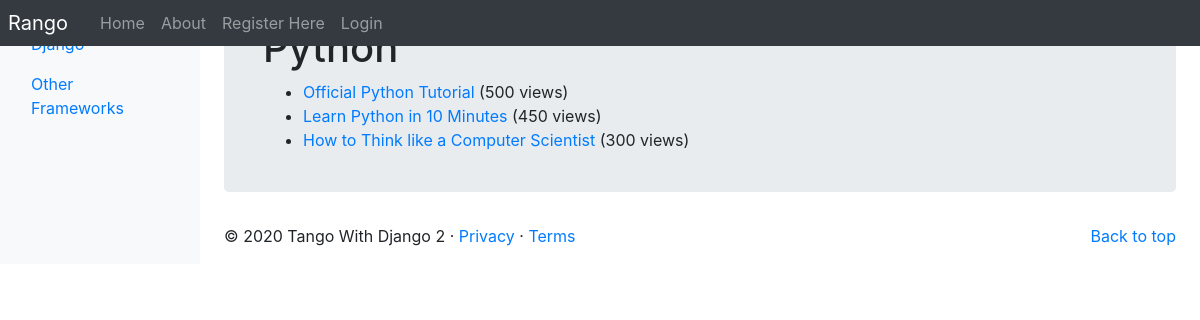
The app's page /rango/category/python/, older data.
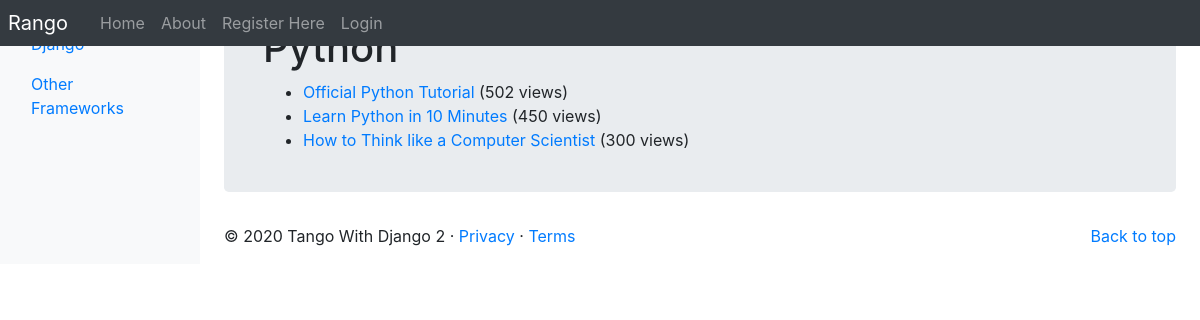
The same page, newer data.
### rango/models.py (models this page shows, shortened)
class Page(models.Model):
    TITLE_MAX_LENGTH = 128
    URL_MAX_LENGTH = 200
    category = models.ForeignKey(Category, on_delete=models.CASCADE)
    title = models.CharField(max_length=TITLE_MAX_LENGTH)
    url = models.URLField()
    views = models.IntegerField(default=0)
    last_visit = models.DateTimeField(default=timezone.now)
    click_count = models.IntegerField(default=0)  # Add click count field
    class Meta:
        verbose_name_plural = 'pages'

### rango/views.py (the view, shortened to what this page needs)
# urls.py: path('category/<category_name_slug>/', ShowCategoryView.as_view(), name='show_category'),
class ShowCategoryView(View):
    def get_context_data(self, category_name_slug):
        context_dict = {}
        try:
            category = Category.objects.get(slug=category_name_slug)
            pages = Page.objects.filter(category=category).order_by('-views')
            context_dict['pages'] = pages
            context_dict['category'] = category
        except Category.DoesNotExist:
            context_dict['category'] = None
            context_dict['pages'] = None
        return context_dict
    def get(self, request, category_name_slug):
        context_dict = self.get_context_data(category_name_slug)
        return render(request, 'rango/category.html', context_dict)

### rango/templatetags/rango_template_tags.py (called while the page is built)
@register.inclusion_tag('rango/categories.html')
def get_category_list(current_category=None):
    return {'categories': Category.objects.all(),
            'current_category': current_category}

### templates/rango/category.html (shortened to what this page needs)
{% extends 'rango/base.html' %}
{% load staticfiles %}
{% block body_block %}
<div class="jumbotron p-4">
    <div class="container">
    {% if category %}
    <h1 class ="jumbotron-heading">{{ category.name }}</h1>
    {% if pages %}
    <ul>
        {% for page in pages %}
            <li>
                <a href="{% url 'rango:goto' %}?page_id={{ page.id }}">{{ page.title }}</a>
                {% if page.views > 1 %}
                    ({{ page.views }} views)
                {% elif page.views == 1 %}
                    ({{ page.views }} view)
                {% endif %}
            </li>
        {% endfor %}
    </ul>
    {% else %}
    <strong>No pages currently in category.</strong>
    {% endif %}
    {% else %}
    The specified category does not exist.
    {% endif %}
    </div>
    </div>
{% endblock %}

Row changes from the older to the newer data that the page shows:
changed Page "Official Python Tutorial": views "500" → "502"
